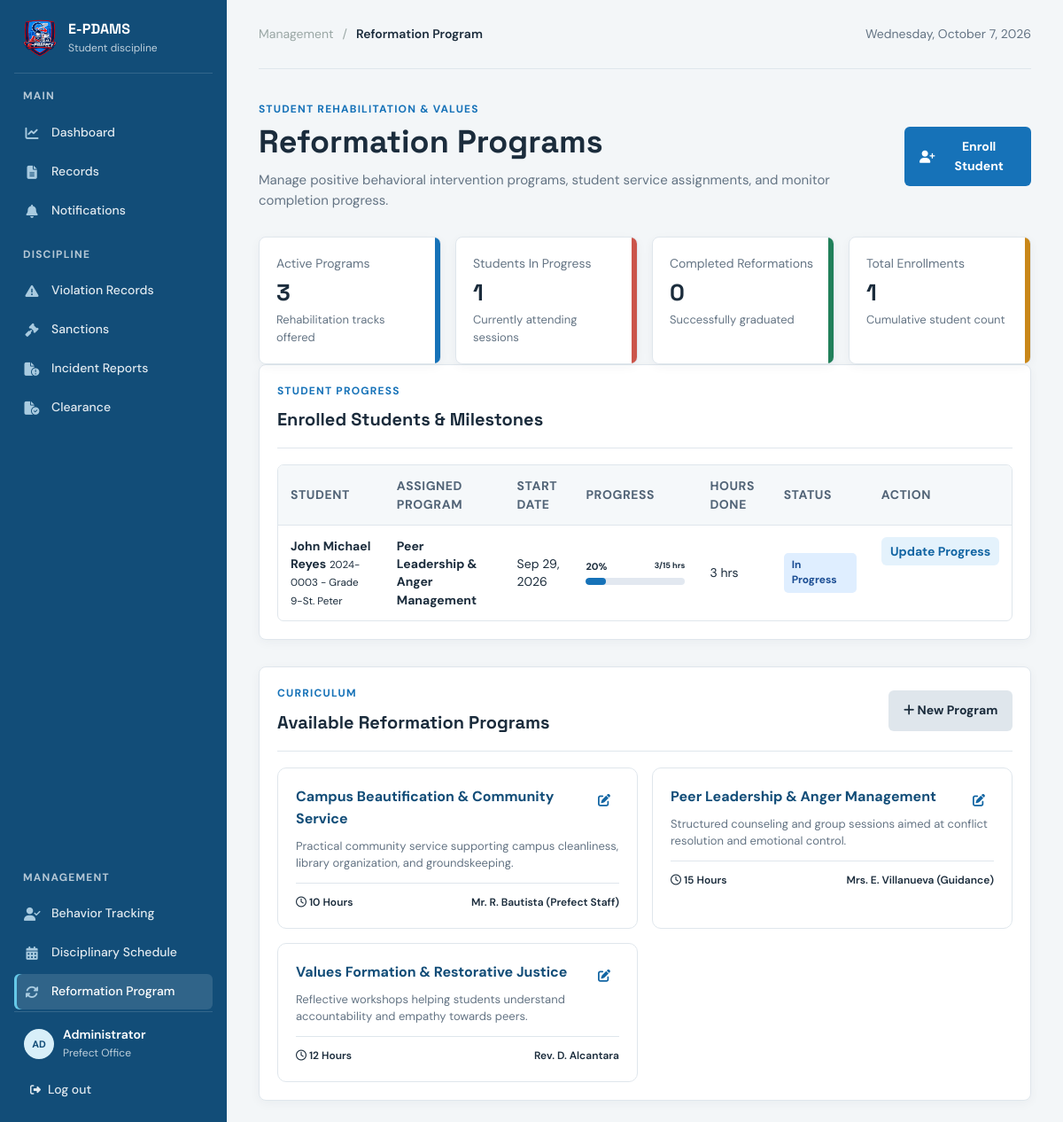
Screenshot of /pages/admin/reformationProgram.php with the database file from the repository.
### tables this page shows
CREATE TABLE `student_reformations` (
  `enrollment_id` int(11) NOT NULL,
  `program_id` int(11) NOT NULL,
  `student_id` int(11) NOT NULL,
  `infraction_id` int(11) DEFAULT NULL,
  `start_date` date NOT NULL,
  `expected_completion` date DEFAULT NULL,
  `hours_completed` int(11) NOT NULL DEFAULT 0,
  `progress_percent` int(11) NOT NULL DEFAULT 0,
  `status` varchar(30) NOT NULL DEFAULT 'In Progress',
  `notes` text DEFAULT NULL,
  `created_at` timestamp NOT NULL DEFAULT current_timestamp()
);

CREATE TABLE `students` (
  `student_id` int(11) NOT NULL,
  `student_number` varchar(50) NOT NULL,
  `first_name` varchar(50) NOT NULL,
  `middle_name` varchar(50) DEFAULT NULL,
  `last_name` varchar(50) NOT NULL,
  `gender` varchar(20) DEFAULT NULL,
  `grade_level` varchar(50) DEFAULT NULL,
  `section` varchar(50) DEFAULT NULL,
  `parent_name` varchar(100) DEFAULT NULL,
  `parent_contact` varchar(50) DEFAULT NULL,
  `parent_email` varchar(100) DEFAULT NULL,
  `address` text DEFAULT NULL,
  `status` varchar(20) NOT NULL DEFAULT 'Active',
  `created_at` timestamp NOT NULL DEFAULT current_timestamp()
);

CREATE TABLE `reformation_programs` (
  `program_id` int(11) NOT NULL,
  `program_name` varchar(150) NOT NULL,
  `description` text NOT NULL,
  `duration_hours` int(11) NOT NULL DEFAULT 10,
  `coordinator` varchar(100) NOT NULL,
  `status` varchar(20) NOT NULL DEFAULT 'Active',
  `created_at` timestamp NOT NULL DEFAULT current_timestamp()
);

### pages/admin/reformationProgram.php (the view, shortened to what this page needs)
<?php
$conn = getDbConnection();
$totalPrograms = 0;
$totalEnrolled = 0;
$inProgressCount = 0;
$completedCount = 0;
$programsList = [];
$enrollmentsList = [];
if ($conn) {
    $progRes = $conn->query("SELECT COUNT(*) AS total FROM reformation_programs WHERE LOWER(status) = 'active'");
    if ($progRes && $pr = $progRes->fetch_assoc()) {
        $totalPrograms = (int) ($pr['total'] ?? 0);
    }
    $enrStatRes = $conn->query("SELECT
        COUNT(*) AS total,
        SUM(CASE WHEN status = 'In Progress' THEN 1 ELSE 0 END) AS in_progress,
        SUM(CASE WHEN status = 'Completed' THEN 1 ELSE 0 END) AS completed
        FROM student_reformations");
    if ($enrStatRes && $es = $enrStatRes->fetch_assoc()) {
        $totalEnrolled = (int) ($es['total'] ?? 0);
        $inProgressCount = (int) ($es['in_progress'] ?? 0);
        $completedCount = (int) ($es['completed'] ?? 0);
    }
    $pListRes = $conn->query("SELECT * FROM reformation_programs ORDER BY program_name ASC");
    if ($pListRes) {
        while ($p = $pListRes->fetch_assoc()) {
            $programsList[] = $p;
        }
    }
    $eQuery = "SELECT sr.*, rp.program_name, rp.duration_hours, s.student_number,
                      CONCAT(s.first_name, ' ', COALESCE(s.middle_name, ''), ' ', s.last_name) AS student_name,
                      s.grade_level, s.section
               FROM student_reformations sr
               INNER JOIN reformation_programs rp ON rp.program_id = sr.program_id
               INNER JOIN students s ON s.student_id = sr.student_id
               ORDER BY sr.created_at DESC";
    $eRes = $conn->query($eQuery);
    if ($eRes) {
        while ($er = $eRes->fetch_assoc()) {
            $enrollmentsList[] = $er;
        }
    }
} else {
    $dbError = 'Database connection failed. Start MySQL and refresh the page.';
}
$todayLabel = date('l, F j, Y');
?>
<!DOCTYPE html>
<html lang="en">
<head>
    <link rel="stylesheet" href="../css/style.css?v=animations-v1">
    <link rel="stylesheet" href="https://cdnjs.cloudflare.com/ajax/libs/font-awesome/6.5.2/css/all.min.css">
</head>
<body>
    <div class="dashboard-shell">
        <aside class="sidebar" id="sidebar" aria-label="Primary navigation">
            <div class="sidebar-header">
                <div class="sidebar-brand">
                    <img src="../../assets/logo.png" alt="E-PDAMS Logo" class="brand-logo-img">
                    <div><strong>E-PDAMS</strong><span>Student discipline</span></div>
                </div>
            </div>
            <nav class="sidebar-nav">
                <p class="nav-label">Main</p>
                <a class="nav-link" href="dashboard.php"><i class="fa-solid fa-chart-line nav-icon"></i><span>Dashboard</span></a>
                <a class="nav-link" href="records.php"><i class="fa-solid fa-file-lines nav-icon"></i><span>Records</span></a>
                <a class="nav-link" href="notification.php"><i class="fa-solid fa-bell nav-icon"></i><span>Notifications</span></a>
                <p class="nav-label">Discipline</p>
                <a class="nav-link" href="violationSetup.php"><i class="fa-solid fa-triangle-exclamation nav-icon"></i><span>Violation Records</span></a>
                <a class="nav-link" href="sanction.php"><i class="fa-solid fa-gavel nav-icon"></i><span>Sanctions</span></a>
                <a class="nav-link" href="IncidentReports.php"><i class="fa-solid fa-file-circle-exclamation nav-icon"></i><span>Incident Reports</span></a>
                <a class="nav-link" href="clearance.php"><i class="fa-solid fa-file-circle-check nav-icon"></i><span>Clearance</span></a>
                <p class="nav-label">Management</p>
                <a class="nav-link" href="behaviorTracking.php"><i class="fa-solid fa-user-check nav-icon"></i><span>Behavior Tracking</span></a>
                <a class="nav-link" href="disciplinarySchedule.php"><i class="fa-solid fa-calendar-days nav-icon"></i><span>Disciplinary Schedule</span></a>
                <a class="nav-link active" href="reformationProgram.php" aria-current="page"><i class="fa-solid fa-rotate nav-icon"></i><span>Reformation Program</span></a>
            </nav>
            <div class="sidebar-footer">
                <div class="profile-chip">
                    <div class="profile-avatar">AD</div>
                    <div><strong>Administrator</strong><span>Prefect Office</span></div>
                </div>
                <a class="logout-link" href="../../auth/auth_logout.php">
                    <i class="fa-solid fa-right-from-bracket quit"></i>
                    <span>Log out</span>
                </a>
            </div>
        </aside>
        <main class="main-content">
            <header class="topbar">
                <div class="breadcrumb"><span>Management</span><span aria-hidden="true">/</span><strong>Reformation Program</strong></div>
                <div class="topbar-date"><?= htmlspecialchars($todayLabel); ?></div>
            </header>
            <section class="page-heading">
                <div>
                    <p class="eyebrow">Student Rehabilitation &amp; Values</p>
                    <h1>Reformation Programs</h1>
                    <p class="heading-copy">Manage positive behavioral intervention programs, student service assignments, and monitor completion progress.</p>
                </div>
                <button class="primary-button" id="enroll-btn" type="button">
                    <i class="fa-solid fa-user-plus"></i> Enroll Student
                </button>
            </section>
            <section class="metrics" aria-label="Reformation summary">
                <article class="metric-card accent-teal">
                    <span>Active Programs</span>
                    <strong><?= number_format($totalPrograms); ?></strong>
                    <small>Rehabilitation tracks offered</small>
                </article>
                <article class="metric-card accent-coral">
                    <span>Students In Progress</span>
                    <strong><?= number_format($inProgressCount); ?></strong>
                    <small>Currently attending sessions</small>
                </article>
                <article class="metric-card accent-green">
                    <span>Completed Reformations</span>
                    <strong><?= number_format($completedCount); ?></strong>
                    <small>Successfully graduated</small>
                </article>
                <article class="metric-card accent-yellow">
                    <span>Total Enrollments</span>
                    <strong><?= number_format($totalEnrolled); ?></strong>
                    <small>Cumulative student count</small>
                </article>
            </section>
            <section class="activity-panel">
                <div class="panel-heading">
                    <div>
                        <p class="eyebrow">Student Progress</p>
                        <h2>Enrolled Students &amp; Milestones</h2>
                    </div>
                </div>
                <div class="records-table-wrap">
                    <table class="records-table">
                        <thead>
                            <tr>
                                <th>Student</th>
                                <th>Assigned Program</th>
                                <th>Start Date</th>
                                <th>Progress</th>
                                <th>Hours Done</th>
                                <th>Status</th>
                                <th>Action</th>
                            </tr>
                        </thead>
                        <tbody>
                            <?php if (!empty($enrollmentsList)): ?>
                                <?php foreach ($enrollmentsList as $enr): ?>
                                    <?php
                                    $st = strtolower($enr['status']);
                                    $badge = 'pending';
                                    if ($st === 'completed') $badge = 'approved';
                                    elseif ($st === 'failed') $badge = 'archived';
                                    elseif ($st === 'in progress') $badge = 'review';
                                    ?>
                                    <tr>
                                        <td>
                                            <strong><?= htmlspecialchars($enr['student_name']); ?></strong>
                                            <small><?= htmlspecialchars($enr['student_number'] . ' - ' . $enr['grade_level'] . '-' . $enr['section']); ?></small>
                                        </td>
                                        <td><strong><?= htmlspecialchars($enr['program_name']); ?></strong></td>
                                        <td><?= htmlspecialchars(date('M j, Y', strtotime($enr['start_date']))); ?></td>
                                        <td style="min-width: 140px;">
                                            <div style="display:flex; justify-content:space-between; font-size:11px; font-weight:700;">
                                                <span><?= (int) $enr['progress_percent']; ?>%</span>
                                                <small><?= (int) $enr['hours_completed']; ?>/<?= (int) $enr['duration_hours']; ?> hrs</small>
                                            </div>
                                            <div class="progress-bar-container">
                                                <div class="progress-bar-fill" style="width: <?= min(100, max(0, (int) $enr['progress_percent'])); ?>%;"></div>
                                            </div>
                                        </td>
                                        <td><?= (int) $enr['hours_completed']; ?> hrs</td>
                                        <td>
                                            <span class="status-badge <?= $badge; ?>"><?= htmlspecialchars(ucfirst($enr['status'])); ?></span>
                                        </td>
                                        <td class="record-actions">
                                            <button class="table-action update-progress-btn"
                                                    data-id="<?= (int) $enr['enrollment_id']; ?>"
                                                    data-hours="<?= (int) $enr['hours_completed']; ?>"
                                                    data-percent="<?= (int) $enr['progress_percent']; ?>"
                                                    data-status="<?= htmlspecialchars($enr['status']); ?>"
                                                    data-notes="<?= htmlspecialchars($enr['notes'] ?? ''); ?>"
                                                    type="button">
                                                Update Progress
                                            </button>
                                        </td>
                                    </tr>
                                <?php endforeach; ?>
                            <?php endif; ?>
                        </tbody>
                    </table>
                </div>
            </section>
            <section class="activity-panel" style="margin-top: 30px;">
                <div class="panel-heading">
                    <div>
                        <p class="eyebrow">Curriculum</p>
                        <h2>Available Reformation Programs</h2>
                    </div>
                    <button class="secondary-button" id="new-program-btn" type="button">
                        <i class="fa-solid fa-plus"></i> New Program
                    </button>
                </div>
                <div class="programs-grid">
                    <?php foreach ($programsList as $prog): ?>
                        <article class="program-card" style="position: relative;">
                            <button class="table-action edit-program-btn" style="position: absolute; top: 20px; right: 20px; background: none; border: none; cursor: pointer;"
                                data-id="<?= (int) $prog['program_id']; ?>"
                                data-name="<?= htmlspecialchars($prog['program_name']); ?>"
                                data-desc="<?= htmlspecialchars($prog['description']); ?>"
                                data-hours="<?= (int) $prog['duration_hours']; ?>"
                                data-coord="<?= htmlspecialchars($prog['coordinator']); ?>"
                                aria-label="Edit Program">
                                <i class="fa-solid fa-pen-to-square"></i>
                            </button>
                            <h3 style="padding-right: 24px;"><?= htmlspecialchars($prog['program_name']); ?></h3>
                            <p><?= htmlspecialchars($prog['description']); ?></p>
                            <div class="program-card-meta">
                                <span><i class="fa-regular fa-clock"></i> <?= (int) $prog['duration_hours']; ?> Hours</span>
                                <span><?= htmlspecialchars($prog['coordinator']); ?></span>
                            </div>
                        </article>
                    <?php endforeach; ?>
                </div>
            </section>
        </main>
    </div>
</body>
</html>

### pages/admin/reformationProgram.php (style rules this page uses)
.progress-bar-container { width: 100%; height: 8px; background: #e2e8f0; border-radius: 99px; overflow: hidden; margin-top: 4px; }
.progress-bar-fill { height: 100%; background: var(--teal); border-radius: 99px; transition: width 0.3s ease; }
.programs-grid { display: grid; grid-template-columns: repeat(auto-fill, minmax(280px, 1fr)); gap: 16px; margin-top: 18px; }
.program-card { background: #fff; border: 1px solid var(--line); border-radius: 10px; padding: 20px; }
.program-card h3 { margin: 0 0 8px; font-size: 16px; color: var(--teal-dark); }
.program-card p { margin: 0 0 12px; font-size: 13px; color: var(--muted); line-height: 1.5; }
.program-card-meta { display: flex; justify-content: space-between; font-size: 12px; color: var(--ink); font-weight: 600; border-top: 1px solid var(--line); padding-top: 12px; }

### rows the page displays
student_reformations: student_name "John Michael Reyes", student.section "2024-0003 - Grade 9-St. Peter", program.program_name "Peer Leadership & Anger Management", start_date "Sep 29, 2026", progress_percent "20", hours_completed "3", program.duration_hours "15", status "In Progress"
reformation_programs: program_name "Campus Beautification & Community Service", description "Practical community service supporting campus cleanliness, library organization, and groundskeeping.", duration_hours "10", coordinator "Mr. R. Bautista (Prefect Staff)"
reformation_programs: program_name "Peer Leadership & Anger Management", description "Structured counseling and group sessions aimed at conflict resolution and emotional control.", duration_hours "15", coordinator "Mrs. E. Villanueva (Guidance)"
reformation_programs: program_name "Values Formation & Restorative Justice", description "Reflective workshops helping students understand accountability and empathy towards peers.", duration_hours "12", coordinator "Rev. D. Alcantara"

### other values shown
$totalPrograms "3"
$inProgressCount "1"
$completedCount "0"
$totalEnrolled "1"
